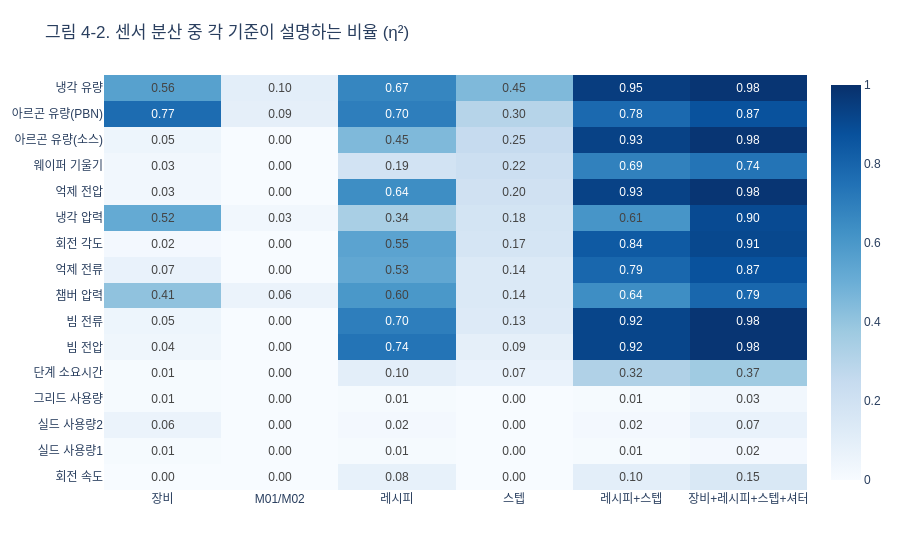

Notebook cell for this chart:
### Markdown cell above
### 4-2. 레시피·스텝이 센서 값에 주는 영향 (Q1)

센서 값의 전체 분산 중 각 기준으로 묶었을 때 설명되는 비율(η², 0~1)이다. 셔터 1 구간만 쓰므로 셔터 효과는 이미 빠져 있다. 1분 요약 기준(모든 셔터)으로는 스텝이 약 44%를 설명했다. 이 값이 크면 센서 값을 그대로 비교하면 안 되고, 같은 스텝의 평소 값과 비교해야 한다.

### Code cell
def eta_squared(group_keys):
    """센서별 η² = 1 − (묶음 안 분산 / 전체 분산). 그 기준으로 묶었을 때 센서 흔들림을 얼마나 설명하는지(0~1)."""
    explained = {}
    for sensor in SENSORS:
        mean_col = sensor + '_mean'
        valid_rows = df[group_keys + [mean_col]].dropna()
        values = valid_rows[mean_col].astype('float64')
        group_mean = valid_rows.groupby(group_keys, observed=True)[mean_col].transform('mean')
        within_var = (values - group_mean).pow(2).mean()                 # 묶음 평균에서 벗어난 정도
        explained[NAMES[sensor]] = 1 - within_var / values.var(ddof=0)
    return pd.Series(explained)

eta_table = pd.DataFrame({'장비': eta_squared(['Tool']), 'M01/M02': eta_squared(['M']), '레시피': eta_squared(['recipe']),
                          '스텝': eta_squared(['_rs']), '레시피+스텝': eta_squared(['recipe', '_rs']),
                          '장비+레시피+스텝+셔터': eta_squared(CTX_KEYS)})
eta_table = eta_table.sort_values('스텝', ascending=False).round(2)
display(eta_table)
display(eta_table.median().rename('중앙값').to_frame().T)
fig = px.imshow(eta_table, text_auto='.2f', color_continuous_scale='Blues', zmin=0, zmax=1, aspect='auto',
                title='그림 4-2. 센서 분산 중 각 기준이 설명하는 비율 (η²)')
show(fig, 560)

### Figure 1 — Plotly figure (JSON) as saved in the notebook; plotly's stock layout.template omitted (floating-point values rounded to 4 significant figures)
{"data": [{"coloraxis": "coloraxis", "hovertemplate": "x: %{x}<br>y: %{y}<br>color: %{z}<extra></extra>", "name": "0", "texttemplate": "%{z:.2f}", "type": "heatmap", "x": ["장비", "M01/M02", "레시피", "스텝", "레시피+스텝", "장비+레시피+스텝+셔터"], "xaxis": "x", "y": ["냉각 유량", "아르곤 유량(PBN)", "아르곤 유량(소스)", "웨이퍼 기울기", "억제 전압", "냉각 압력", "회전 각도", "억제 전류", "챔버 압력", "빔 전류", "빔 전압", "단계 소요시간", "그리드 사용량", "실드 사용량2", "실드 사용량1", "회전 속도"], "yaxis": "y", "z": [[0.56, 0.1, 0.67, 0.45, 0.95, 0.98], [0.77, 0.09, 0.7, 0.3, 0.78, 0.87], [0.05, 0.0, 0.45, 0.25, 0.93, 0.98], [0.03, 0.0, 0.19, 0.22, 0.69, 0.74], [0.03, 0.0, 0.64, 0.2, 0.93, 0.98], [0.52, 0.03, 0.34, 0.18, 0.61, 0.9], [0.02, 0.0, 0.55, 0.17, 0.84, 0.91], [0.07, 0.0, 0.53, 0.14, 0.79, 0.87], [0.41, 0.06, 0.6, 0.14, 0.64, 0.79], [0.05, 0.0, 0.7, 0.13, 0.92, 0.98], [0.04, 0.0, 0.74, 0.09, 0.92, 0.98], [0.01, 0.0, 0.1, 0.07, 0.32, 0.37], [0.01, 0.0, 0.01, 0.0, 0.01, 0.03], [0.06, 0.0, 0.02, 0.0, 0.02, 0.07], [0.01, 0.0, 0.01, 0.0, 0.01, 0.02], [0.0, 0.0, 0.08, 0.0, 0.1, 0.15]]}], "layout": {"coloraxis": {"cmax": 1, "cmin": 0, "colorscale": [[0.0, "rgb(247,251,255)"], [0.125, "rgb(222,235,247)"], [0.25, "rgb(198,219,239)"], [0.375, "rgb(158,202,225)"], [0.5, "rgb(107,174,214)"], [0.625, "rgb(66,146,198)"], [0.75, "rgb(33,113,181)"], [0.875, "rgb(8,81,156)"], [1.0, "rgb(8,48,107)"]]}, "font": {"family": "Malgun Gothic, sans-serif"}, "height": 560, "margin": {"b": 70, "l": 30, "r": 30, "t": 75}, "title": {"text": "그림 4-2. 센서 분산 중 각 기준이 설명하는 비율 (η²)"}, "xaxis": {"anchor": "y", "domain": [0.0, 1.0]}, "yaxis": {"anchor": "x", "autorange": "reversed", "domain": [0.0, 1.0]}}}
